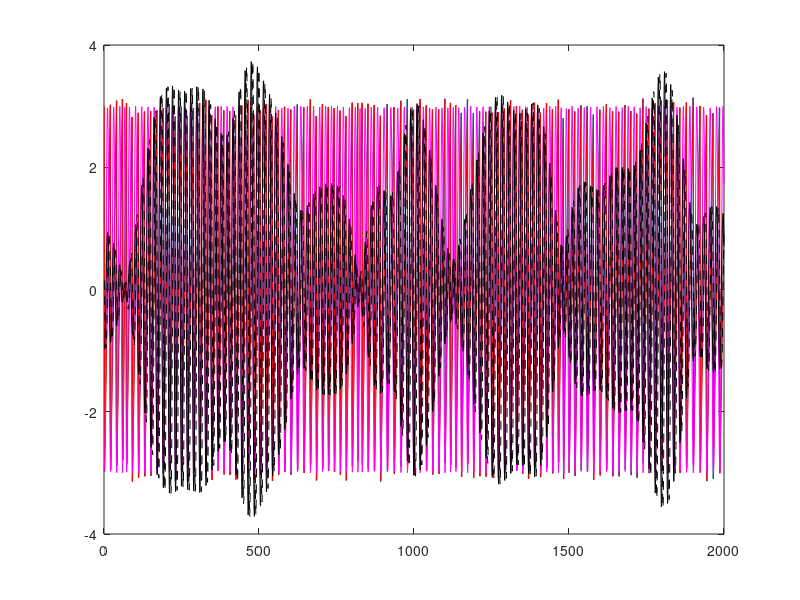

The MATLAB source for this figure: (Note: this script raises an error after producing the figure.)
function [A,m] = testAR()

sampling_rate = 10^3;%2*1.5;
duration = 2;
freq = 50;
df = .05*freq;
gap = 1;
figsOn = 0;

ts_noise = randn(duration*sampling_rate,1);
%[cMor1 times] = cmorwavf(-lenWav/2,lenWav/2,lenWav*sampling_rate,df,freq);

cMor = getMor(freq,df,sampling_rate,5);
A = conv(ts_noise,cMor,'same');
dPhase = getDiffs(A,gap);
A = dPhase;%angle(A);%
dPhase = dPhase/gap*sampling_rate/2/pi;
figure;plot(dPhase);
%m = arx(iddata(A),2);
%figure;plot(ts_noise);hold on;plot(real(A),'r');%plot(filter(1,arEst,ts_noise),'g');
Am = mean(A);A = A-Am;
allDat(1,:) = real(A)+Am;%/max(real(A));
figure;hold all;plot(hist(A,-pi:.1:pi));%(log(abs(fft(A))));getDiffs(A,gap)
imp = zeros(size(A));imp(100) = 1;
for i = 1:3
    m = ar(A,i,'yw','ppw'); %arx(iddata(A),i)
    [a b] = tfdata(m);
    [a{1} b{1}];
    temp = filter(a{1},b{1},ts_noise(1:(end-gap))/600);%%imp30
%    temp1 = real(arData(ts_noise/100,b{1}));
    plot(hist(temp,-pi:.1:pi));%(log(abs(fft(temp))));getDiffs(temp,gap)
%    temp = real(temp);
    allDat(i+1,:) = temp+Am;%/max(temp);
%    allDat1(i+1,:) = temp1/max(temp1);
end
sPlot(allDat);%(:,2000:5000)
%sPlot(allDat1);
allDat = cumsum(allDat,2);
%sPlot(allDat(:,2000:5000));
allDat = exp(1j*allDat);
sPlot(allDat);%(:,2000:5000)

allDat = abs(fft(real(allDat),[],2));
figure;plot(allDat');

if figsOn
    figure;plot(dPhase,'r');
    figure;hist(dPhase,-pi:.05:pi);
    figure;hist(diff(abs(A)),50);
    figure;plot(ts_noise);hold on;plot(real(A),'r');
end

function dPhase = getDiffs(sig,gap)
angleA = angle(sig);
angleB = asin(imag(sig)./abs(sig));
figure;plot(angleA((gap+1):end)); hold on;plot(angleA(1:(end-gap)),'r');
plot(real(3*exp(1j*angleA)),'m');
plot(real(sig*3),'k');plot(imag(sig*3),'k--');
%dPhase = angleA((gap+1):end) - angleA(1:(end-gap));%diff(angle(A));
%dPhase = mod(dPhase+pi,2*pi)-pi;
dPhase = circ_dist(angleA((gap+1):end),angleA(1:(end-gap)));
%dPhase(dPhase < 0) = dPhase(dPhase < 0) + 2*pi;


function w = getMor(freq,sd,rate,ns)
st = 1./(2*pi*sd);%df;%
w_sz = ns*st*rate; % half time window size
t = (-w_sz:(w_sz+1))/rate;
w = exp(-t.^2/(2*st^2)).*exp(2j*pi*freq*t)/sqrt(sqrt(pi)*st*rate);

function y = arData(x,b)
y = x;
%temp = zeros(numel(x),numel(x));
for i = 1:numel(x)
    for j = max(1,i-numel(b)+1):(i-1)
        y(i) = y(i) + y(j)*b(i-j+1);
%        temp(i,j) = real(b(i-j+1));
    end
end
%rho=b(2:end);
% y2=x;
% I=2;
% while I<=length(x);
%    y2(I)=y2(I-1)*rho+x(I);
%    I=I+1;
% end